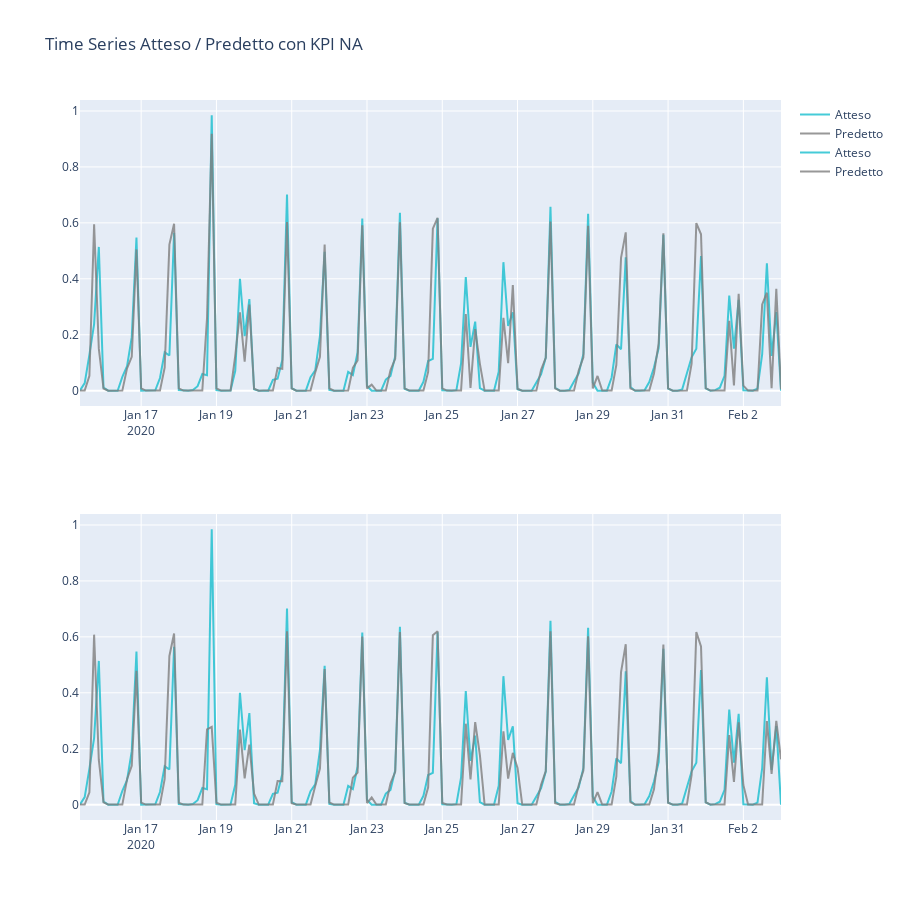

Source (notebook cell):
### Code cell
yhat = lstm_model.predict(test_X)
yhat2 = lstm_model2.predict(test_X2)
print_time_series_predicted(test_y, test_indexs, yhat, yhat2, 'NA')

### Figure 1 — Plotly figure (JSON) as saved in the notebook; plotly's stock layout.template omitted (floating-point values rounded to 4 significant figures; data arrays with more than 128 entries replaced by an {"elided": "..."} marker saying what was removed)
{"data": [{"line": {"color": "#17BECF"}, "name": "Atteso", "opacity": 0.8, "type": "scatter", "x": {"elided": "150 str values"}, "xaxis": "x", "y": {"elided": "150 float values"}, "yaxis": "y"}, {"line": {"color": "#7F7F7F"}, "name": "Predetto", "opacity": 0.8, "type": "scatter", "x": {"elided": "150 str values"}, "xaxis": "x", "y": {"elided": "150 float values"}, "yaxis": "y"}, {"line": {"color": "#17BECF"}, "name": "Atteso", "opacity": 0.8, "type": "scatter", "x": {"elided": "150 str values"}, "xaxis": "x2", "y": {"elided": "150 float values"}, "yaxis": "y2"}, {"line": {"color": "#7F7F7F"}, "name": "Predetto", "opacity": 0.8, "type": "scatter", "x": {"elided": "150 str values"}, "xaxis": "x2", "y": {"elided": "150 float values"}, "yaxis": "y2"}], "layout": {"height": 900, "showlegend": true, "title": {"text": "Time Series Atteso / Predetto con KPI NA"}, "xaxis": {"anchor": "y", "domain": [0, 1]}, "xaxis2": {"anchor": "y2", "domain": [0, 1]}, "yaxis": {"anchor": "x", "domain": [0.575, 1]}, "yaxis2": {"anchor": "x2", "domain": [0, 0.425]}}}
